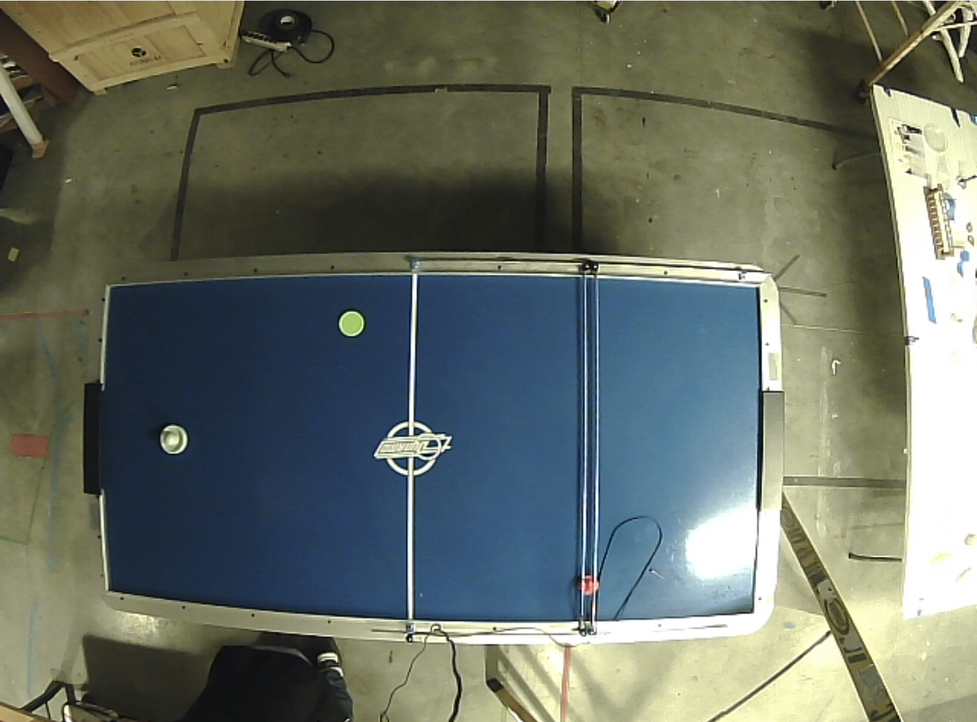
#> input picture notebooks/overhead-science.png, 977 x 722 px, shrunk from 1560 x 1154 before the run
$ jupyter execute 'Find the Table.ipynb'   (older library calls are emulated)
#> lines starting #> are read from the running program, lines starting #| are printed output that depends on the picture; after the words box and inside, x2 and y2 are one past the last pixel; in counts of white or black regions, pixels touching at a corner belong together
[cell 1]
import numpy as np
import cv2
import imutils
import skimage

import matplotlib.pyplot as plt
from mpl_toolkits.mplot3d import Axes3D
from matplotlib import cm
from matplotlib import colors

[cell 2]
def show_img(image):
    plt.figure(figsize=(16,16))
    plt.imshow(image)

[cell 3]
path = r'overhead-science.png'
img = cv2.imread(path)
#> img is the input picture: shape (722, 977, 3); mean B, G, R 100.6, 111.4, 104

[cell 4]
rgb = cv2.cvtColor(img, cv2.COLOR_BGR2RGB)
# show_img(rgb)

[cell 5]
def show_split(img, labels):
#> called with labels = ('Red', 'Green', 'Blue')
    r, g, b = cv2.split(img)
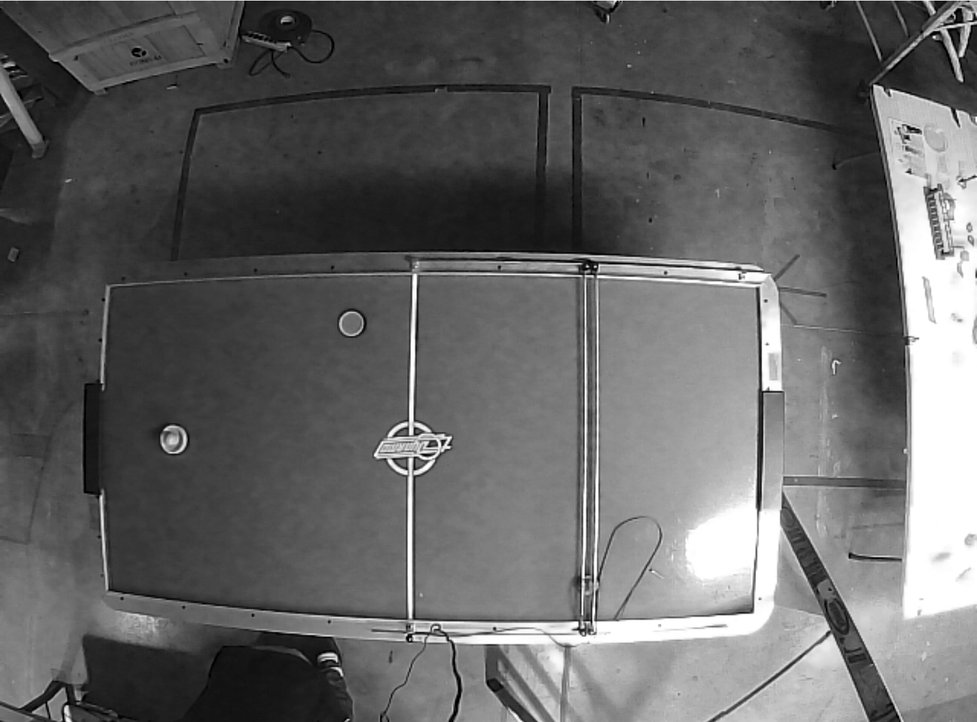
#> b: shape (722, 977); min 0, max 255, mean 100.6
    fig = plt.figure(figsize=(16,16))
    axis = fig.add_subplot(1, 1, 1, projection="3d")
    pixel_colors = img.reshape((np.shape(img)[0]*np.shape(img)[1], 3))
    norm = colors.Normalize(vmin=-1.,vmax=1.)
    norm.autoscale(pixel_colors)
    pixel_colors = norm(pixel_colors).tolist()
#> pixel_colors = 705394 items
    axis.scatter(r.flatten(), g.flatten(), b.flatten(), facecolors=pixel_colors, marker=".")
    axis.set_xlabel(labels[0])
    axis.set_ylabel(labels[1])
    axis.set_zlabel(labels[2])
    plt.show()

[cell 6]
show_split(rgb, ('Red', 'Green', 'Blue'))

[cell 7]
hsv = cv2.cvtColor(img, cv2.COLOR_RGB2HSV)
#> hsv: shape (722, 977, 3); mean H, S, V 63.3, 83.1, 119.7
show_split(hsv, ('Hue', 'Saturation', 'Value'))
#> call 2 of show_split, with labels = ('Hue', 'Saturation', 'Value')
#> in show_split (call 2), `r, g, b = cv2.split(img)`:
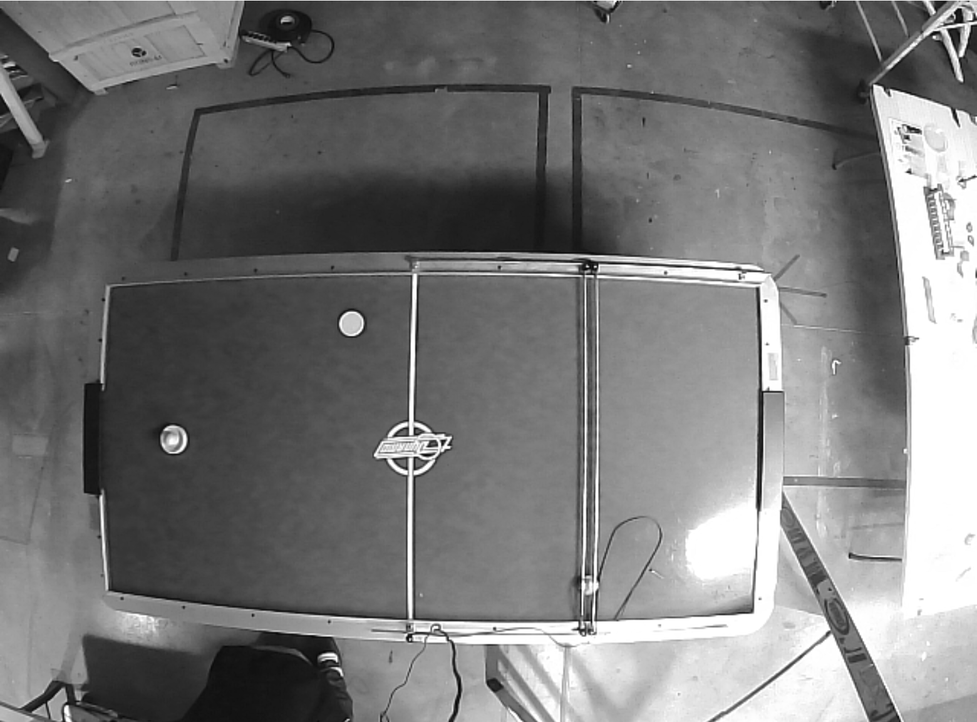
#> b: shape (722, 977); min 0, max 255, mean 119.7
#> in show_split (call 2), `plt.show()`:
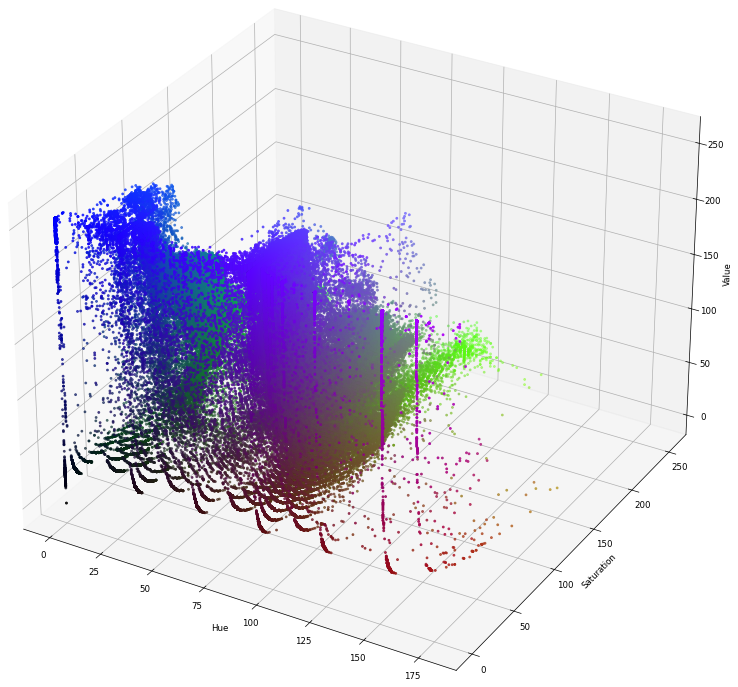
#> figure drawn by matplotlib, 1 panel

[cell 8]
h = hsv
h[:,:,1:] = 0
#> h: shape (722, 977, 3); mean H, S, V 63.3, 0, 0
t, h2 = cv2.threshold(h, 50, 255, cv2.THRESH_BINARY)
#> h2: shape (722, 977, 3); mean H, S, V 164.8, 0, 0
h2 = ~h2[:,:,0]
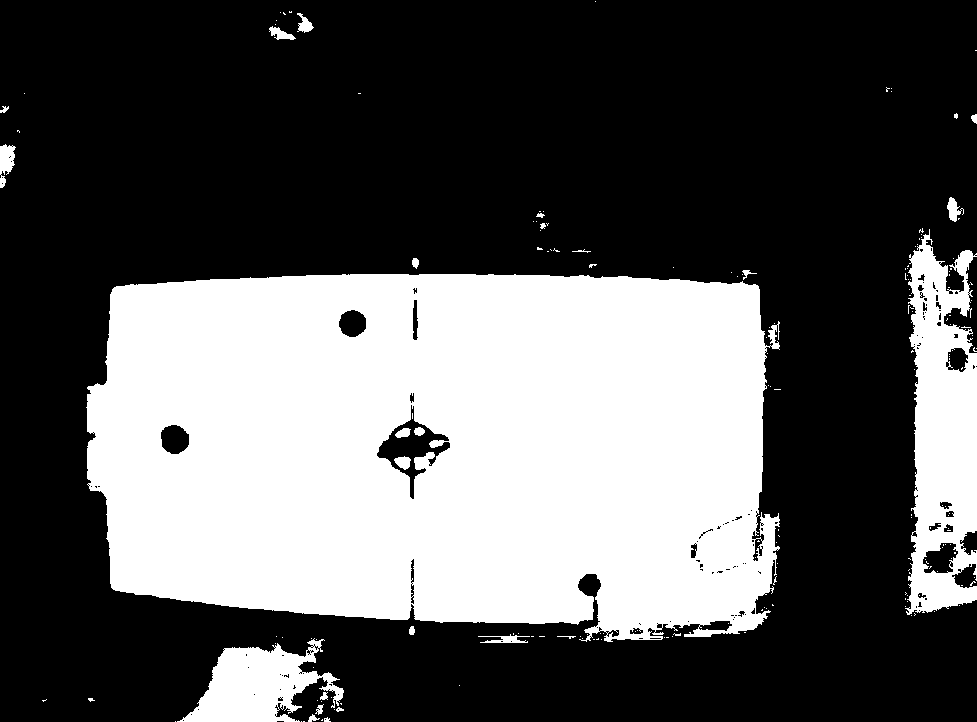
#> h2: shape (722, 977); 35.4% white; 185 white regions (160 under 20 px), largest, box (x1, y1, x2, y2) and area: (86, 274, 780, 642) 220996, (905, 229, 977, 615) 18799, (177, 638, 344, 722) 7323
show_img(h2)

[cell 9]
kernel = np.ones((5, 50))
opened =cv2.morphologyEx(h2,cv2.MORPH_OPEN, kernel)
#> opened: shape (722, 977); 32.6% white; 7 white regions, largest, box (x1, y1, x2, y2) and area: (88, 274, 773, 623) 214993, (916, 372, 977, 504) 7864, (185, 656, 318, 722) 5498
closed = cv2.morphologyEx(opened, cv2.MORPH_CLOSE, np.ones((10,10)))
#> closed: shape (722, 977); 32.8% white; 5 white regions, box (x1, y1, x2, y2) and area: (89, 275, 774, 624) 216027, (917, 373, 977, 527) 8527, (186, 657, 319, 722) 5539, (913, 588, 977, 601) 721, (913, 339, 969, 344) 280
show_img(closed)

[cell 10]
laplacian = cv2.Laplacian(closed,cv2.CV_8UC1)
#> laplacian: shape (722, 977); 0.5% white in thin lines or dots, all inside (x1, y1, x2, y2) = (88, 274, 977, 722)
show_img(laplacian)

[cell 11]
contours, hierarchy = cv2.findContours(laplacian, cv2.RETR_EXTERNAL, cv2.CHAIN_APPROX_NONE)
#> contours = 5 contours, 3 with area under 20; largest, box (x1, y1, x2, y2) and area: (88, 274, 775, 625) 221933, (912, 338, 970, 345) 340

c = max(contours, key = cv2.contourArea)
#> c = contour of 2102 points, box (x1, y1, x2, y2) (88, 274, 775, 625), area 221933

test = cv2.drawContours(np.zeros_like(laplacian), [c], -1, (255,255,255), 5)
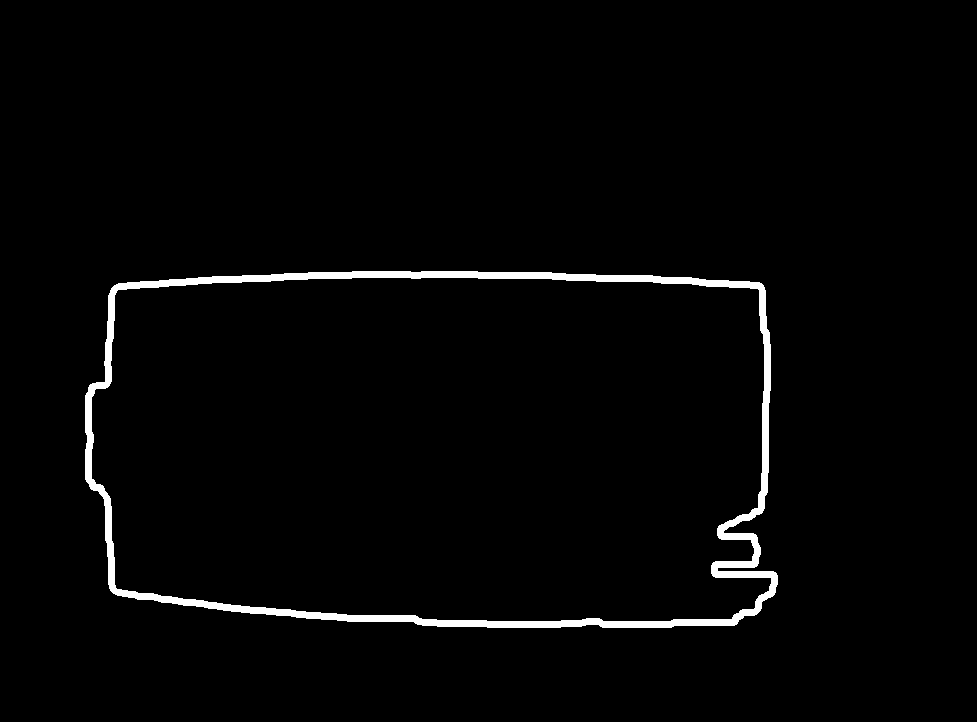
#> test: shape (722, 977); 2.1% white; 1 white region

show_img(test)

[cell 12]
rect = cv2.minAreaRect(c)
#> rect = ((431, 449), (350, 686), -90)
box = cv2.boxPoints(rect)
#> box = [[774, 624], [88, 624], [88, 274], [774, 274]]
box = np.int0(box)
disp = rgb.copy()
cv2.drawContours(disp,[box],0,(255,0,0),3)
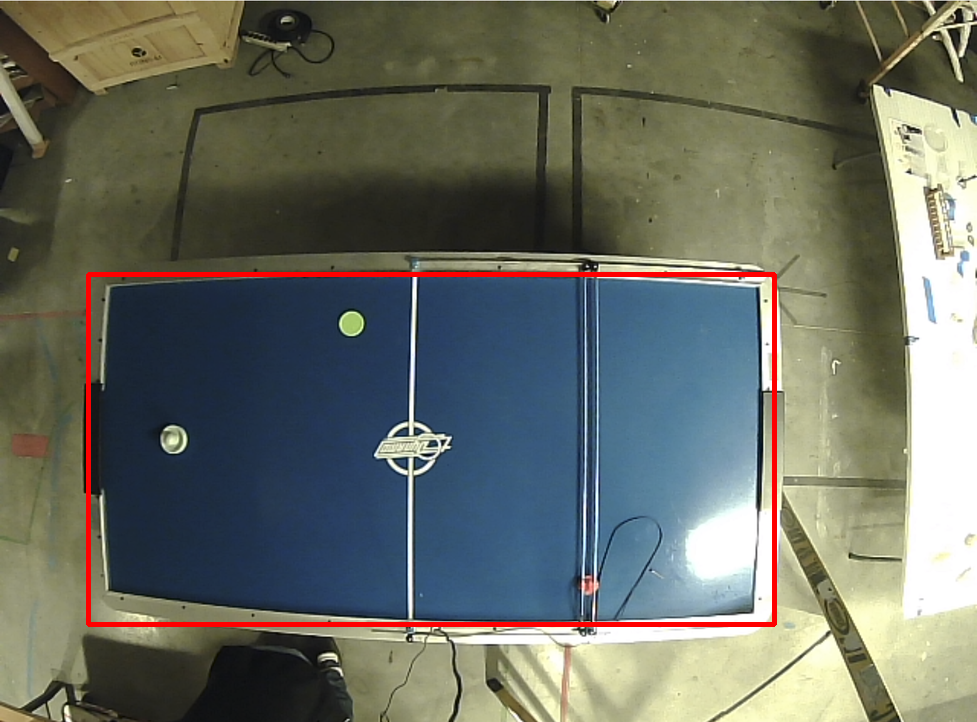
#> disp: shape (722, 977, 3); mean R, G, B 105.5, 109.1, 98.6
show_img(disp)

[cell 13]
def find_table(img):
    # isolate & enhance the HUE channel
    hsv = cv2.cvtColor(img, cv2.COLOR_RGB2HSV)
    hsv[:,:,1:] = 0
    t, hue = cv2.threshold(hsv, 50, 255, cv2.THRESH_BINARY)
    hue = ~hue[:,:,0]

    # denoise
    kernel = np.ones((5, 50))
    opened = cv2.morphologyEx(hue,cv2.MORPH_OPEN, kernel)
    closed = cv2.morphologyEx(opened, cv2.MORPH_CLOSE, np.ones((10,10)))

    # get the largest contiguous blob
    laplacian = cv2.Laplacian(closed,cv2.CV_8UC1)
    contours, hierarchy = cv2.findContours(laplacian, cv2.RETR_EXTERNAL, cv2.CHAIN_APPROX_NONE)
    c = max(contours, key = cv2.contourArea)
    test = cv2.drawContours(np.zeros_like(laplacian), [c], -1, (255,255,255), 5)

    # square it off
    rect = cv2.minAreaRect(c)
#> rect = ((431, 449), (350, 686), -90)
    box = cv2.boxPoints(rect)
#> box = [[774, 624], [88, 624], [88, 274], [774, 274]]
    box = np.int0(box)
    return box

[cell 14]
table = find_table(img)
#> table = [[774, 624], [88, 624], [88, 274], [774, 274]]
disp = rgb.copy()
cv2.drawContours(disp, [table], 0, (255,0,0),3)
show_img(disp)

$ run again, with notebooks/3.jpg saved as notebooks/overhead-science.png
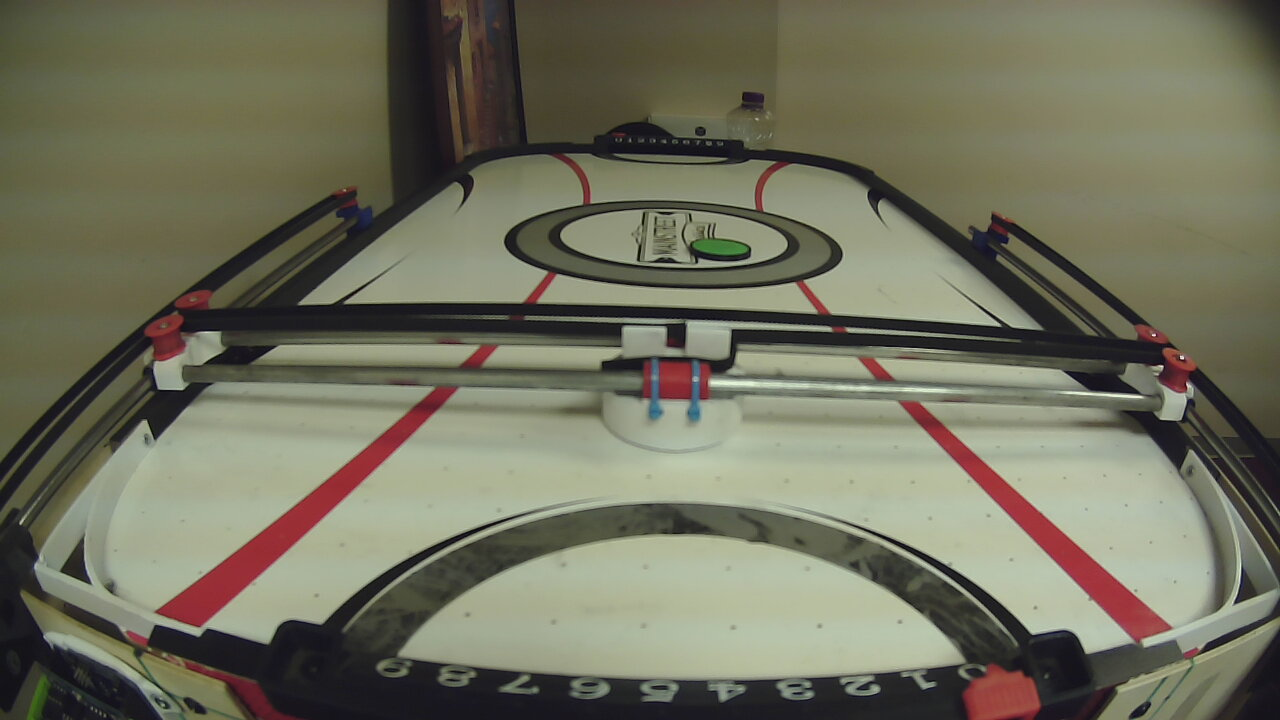
#> input picture notebooks/3.jpg, 1280 x 720 px
#> img is the input picture: shape (720, 1280, 3); mean B, G, R 93.4, 112.5, 113.1
#> pixel_colors = 921600 items
#> hsv: shape (720, 1280, 3); mean H, S, V 89.7, 54.3, 116.9
#> h: shape (720, 1280, 3); mean H, S, V 89.7, 0, 0
#> `h2 = ~h2[:,:,0]`:
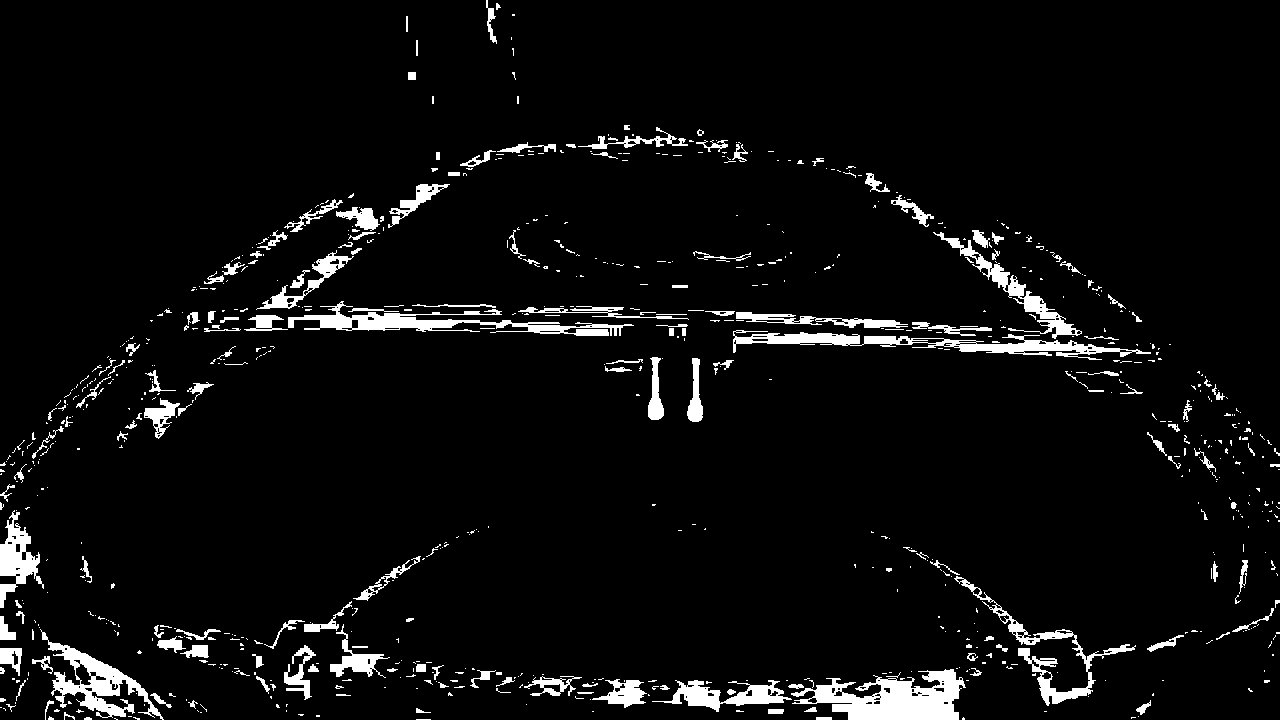
#> h2: shape (720, 1280); 5.1% white; 793 white regions (613 under 20 px), largest, box (x1, y1, x2, y2) and area: (791, 669, 966, 720) 4877, (733, 330, 1151, 360) 3558, (288, 301, 634, 336) 3408
#> opened: shape (720, 1280); 0.6% white; 7 white regions, largest, box (x1, y1, x2, y2) and area: (833, 696, 960, 720) 2432, (961, 344, 1073, 351) 784, (359, 320, 457, 328) 774
#> closed: shape (720, 1280); 0.59% white; 6 white regions, box (x1, y1, x2, y2) and area: (819, 697, 961, 720) 2634, (962, 345, 1074, 352) 784, (360, 321, 458, 329) 774, (770, 337, 862, 344) 644, (731, 698, 785, 704) 322, (0, 561, 40, 569) 315
#> laplacian: shape (720, 1280); 0.12% white in thin lines or dots, all inside (x1, y1, x2, y2) = (0, 320, 1075, 720)
#> `contours, hierarchy = cv2.findContours(laplacian, cv2.RETR_EXTERNAL, c..`: contours = 6 contours, 2 with area under 20; largest, box (x1, y1, x2, y2) and area: (961, 344, 1075, 353) 902, (359, 320, 459, 330) 878, (769, 336, 863, 345) 742, (730, 697, 786, 705) 380
#> `c = max(contours, key = cv2.contourArea)`: c = contour of 238 points, box (x1, y1, x2, y2) (961, 344, 1075, 353), area 902
#> test: shape (720, 1280); 0.18% white; 1 white region
#> `rect = cv2.minAreaRect(c)`: rect = ((1017.5, 348), (8, 113), -90)
#> `box = cv2.boxPoints(rect)`: box = [[1074, 352], [961, 352], [961, 344], [1074, 344]]
#> `cv2.drawContours(disp,[box],0,(255,0,0),3)`:
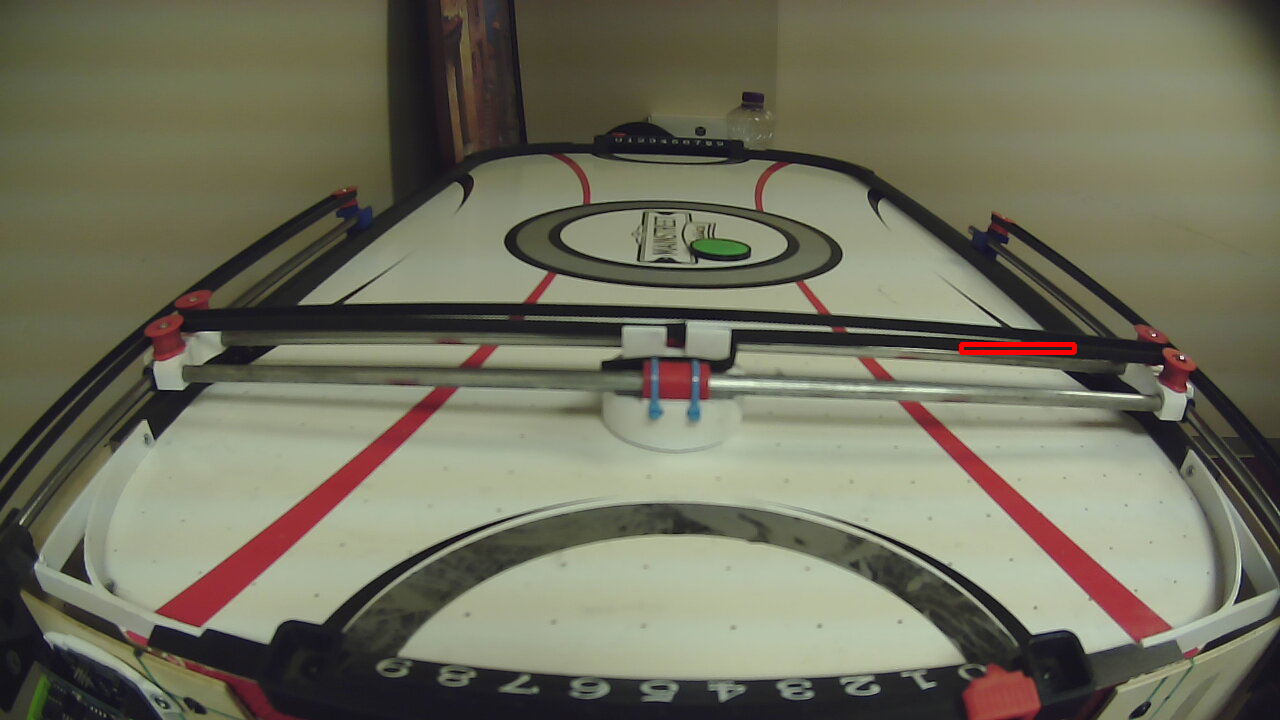
#> disp: shape (720, 1280, 3); mean R, G, B 113.4, 112.4, 93.4
#> in find_table, `rect = cv2.minAreaRect(c)`: rect = ((1017.5, 348), (8, 113), -90)
#> in find_table, `box = cv2.boxPoints(rect)`: box = [[1074, 352], [961, 352], [961, 344], [1074, 344]]
